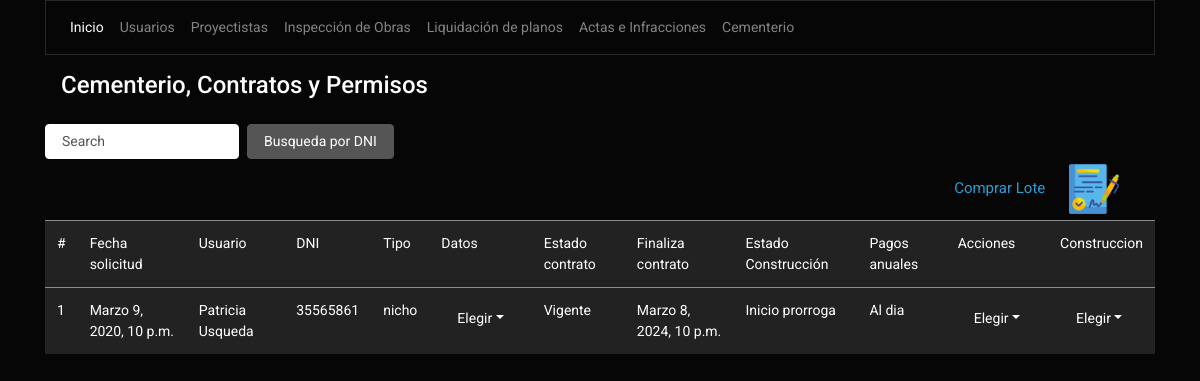
/cementerio/listar/, run on an earlier commit of the app's database.
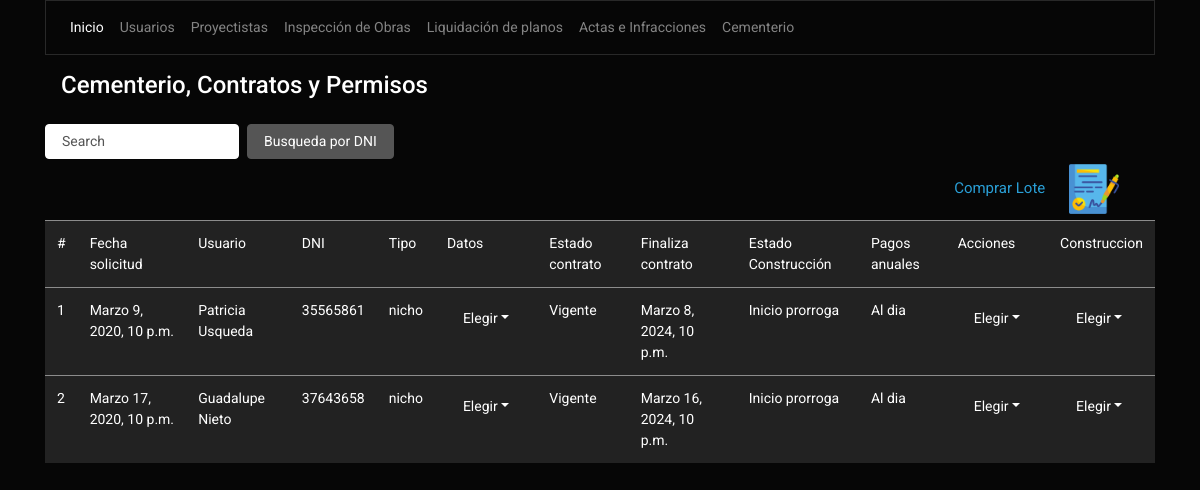
And on a later commit of the database.
### cementerio/models.py (models this page shows, shortened)
class Cementerio(models.Model):
    fecha_compra = models.DateTimeField()
    usuario = models.ForeignKey(Usuario, null=False, blank=False, on_delete=models.CASCADE)
    construccion = models.CharField(max_length=50)# Nicho, Mansuleo, Fosa
    lote = models.IntegerField()
    lote_num = models.CharField(max_length=30)
    lote_cuadro = models.CharField(max_length=30)
    dimension = models.CharField(max_length=30)
    precio_lote = models.FloatField()
    vigencia = models.IntegerField() # Años de vigencia del contrato
    caduca = models.DateTimeField(null=True, blank=True) # Fecha de vencimiento del contrato
    dias_concesion = models.IntegerField(default=30) # Dias para renovacion de contratos
    caduca_concesion = models.DateTimeField(null=True, blank=True) # Fecha de vencimiento total
    prorroga_iniciar = models.IntegerField(default=180)
    fin_prorroga_iniciar = models.DateTimeField(null=True, blank=True)
    fecha_inicio = models.DateTimeField(null=True, blank=True)  # fecha de inicio
    prorroga_trabajo = models.IntegerField(default=240) # prorroga para finalizar despues de haber sacado permiso
    fecha_final = models.DateTimeField(null=True, blank=True)  # Fin prorroga
    trabajo_final = models.NullBooleanField(default=False) # Finalizar trabajo
    trabajo_final_fecha = models.DateTimeField(null=True, blank=True) # Fecha finalizacion (antes o despues)
    deuda_anual1 = models.FloatField(default=0)
    deuda_anual2 = models.FloatField(default=0)
    deuda_anual3 = models.FloatField(default=0)
    deuda_anual4 = models.FloatField(default=0)
    deuda_total = models.FloatField(editable=False)
    abono_anual = models.FloatField() # Abono mensual
    fecha_anual1 = models.DateTimeField(null=True, blank=True) # Fecha de pago de mensualidad
    monto_anual1 = models.FloatField(default=0)
    fecha_anual2 = models.DateTimeField(null=True, blank=True) # Fecha de pago de mensualidad
    monto_anual2 = models.FloatField(default=0)
    fecha_anual3 = models.DateTimeField(null=True, blank=True) # Fecha de pago de mensualidad
    monto_anual3 = models.FloatField(default=0)
    fecha_anual4 = models.DateTimeField(null=True, blank=True) # Fecha de pago de mensualidad
    monto_anual4 = models.FloatField(default=0)
    contrato = models.ImageField(null=True,blank=True) # imagen del contrato
    metro = models.FloatField(default=0)
    precio_metro = models.FloatField(default=0)
    total = models.FloatField(editable=False)
    plano = models.NullBooleanField(default=False)

### usuario/models.py (models this page shows, shortened)
class Usuario(models.Model):
    nombre = models.CharField(max_length=50)
    dni = models.CharField(max_length=8, unique=True)
    direccion = models.CharField(max_length=50, verbose_name='dirección')
    catastro = models.CharField(max_length=50)
    tel = models.CharField(max_length=10, null=True, blank=True)

### cementerio/views.py (the view)
# urls.py: path('listar/', views.cementerio_list, name='cementerio_listar'),
def cementerio_list(request):
    cementerio = Cementerio.objects.all()
    for i in cementerio:
        i.caduca = i.fecha_compra + datetime.timedelta(days=i.vigencia*365)
        i.caduca_concesion = i.caduca + datetime.timedelta(days=i.dias_concesion)
        i.fin_prorroga_iniciar = i.fecha_compra + datetime.timedelta(days=i.prorroga_iniciar)
        if i.fecha_inicio != None:
            i.fecha_final = i.fecha_inicio + datetime.timedelta(days=i.prorroga_trabajo)
        i.fecha_anual1 = i.fecha_compra + datetime.timedelta(days=365)
        i.fecha_anual2 = i.fecha_compra + datetime.timedelta(days=365*2)
        i.fecha_anual3 = i.fecha_compra + datetime.timedelta(days=365*3)
        i.fecha_anual4 = i.fecha_compra + datetime.timedelta(days=365*4)
        if i.fecha_inicio != None:
            i.trabajo_inicio=True
        if i.trabajo_final == True:
            i.trabajo_final_fecha = datetime.datetime.now(timezone.utc)
    paginator = Paginator(cementerio, 7)
    page = request.GET.get('page')
    cementerio = paginator.get_page(page)
    contexto = {'object_list':cementerio, 'f_actual':datetime.datetime.now(timezone.utc)}
    return render(request,'cementerio/cementerio_list.html',contexto)

### templates/cementerio/cementerio_list.html (shortened to what this page needs)
{% extends 'base/base.html' %}
{% load static %}
{% block content %}
<h5 class="p-3">Cementerio, Contratos y Permisos</h5>
<form class="form-inline my-2 my-lg-0" type="get" method="POST" action="{%url 'cementerio_buscar'%}">
    <input class="form-control mr-sm-2" type="text" placeholder="Search" name="buscalo" id="busca">
    <button class="btn btn-secondary my-2 my-sm-0" type="submit" href="" id="botonBus">Busqueda por DNI</button>
</form>
    <a class="navbar-brand float-right" href="{%url 'cementerio_nuevo'%}" style="font-size:15px;">Comprar Lote
        <img class="boton-circulo ecirculo" src="{% static 'img/contrato.png' %}" style="width:50px;height:auto;">
    </a>
<table class="table table-hover">
    <thead>
    <tr class="table-light">
        <td scope="col">#</td>
        <td scope="col">Fecha solicitud</td>
        <td scope="col">Usuario</td>
        <td scope="col">DNI</td>
        <td scope="col">Tipo</td>
        <td scope="col">Datos</td>
        <td scope="col">Estado contrato</td>
        <td scope="col">Finaliza contrato</td>
        <td scope="col">Estado Construcción</td>
        <td scope="col">Pagos anuales</td>
        <td scope="col">Acciones</td>
        <td scope="col">Construccion</td>
    </tr>
    </thead>
    <tbody>
            {% if object_list%}
            {%for cementerio in object_list%}
                {% if f_actual < cementerio.caduca %}
            <tr class="table-light">
                {% elif f_actual > cementerio.fecha_anual1 and cementerio.monto_anual1 == 0 and cementerio.vigencia == 1 or f_actual > cementerio.fecha_anual2 and cementerio.monto_anual2 == 0 and cementerio.vigencia <= 2 or f_actual > cementerio.fecha_anual3 and cementerio.monto_anual3 == 0 and cementerio.vigencia <= 3 or f_actual > cementerio.fecha_anual4 and cementerio.monto_anual4 == 0 and cementerio.vigencia <= 4 %}
            <tr class="table-warning">
                {% elif f_actual > cementerio.caduca and f_actual < cementerio.caduca_concesion %}
            <tr class="table-warning">
                {% elif f_actual > cementerio.caduca and f_actual > cementerio.caduca_concesion %}
            <tr class="table-danger">
                {% elif cementerio.monto_anual1 > 0 and cementerio.vigencia == 1 or cementerio.monto_anual2 > 0 and cementerio.vigencia == 2 or cementerio.monto_anual3 > 0 and cementerio.vigencia == 3 or cementerio.monto_anual4 > 0 and cementerio.vigencia == 4%}
            <tr class="table-success">
                {% endif %}
                <td>{{ cementerio.id}}
                </td>
                <td>{{cementerio.fecha_compra}}</td>
                <td>{{cementerio.usuario.nombre}}</td>
                <td>{{cementerio.usuario.dni}}</td>
                <td>{{cementerio.construccion}}</td>
               <td>
                    <ul class="nav nav-pills">
                        <li class="nav-item dropdown">
                            <a class="nav-link dropdown-toggle" data-toggle="dropdown" href="#" role="button" aria-haspopup="true" aria-expanded="false">Elegir</a>
                        </li>
                    </ul>
                </td>
                {% if f_actual < cementerio.caduca %}
                <td>Vigente</td>
                {% elif f_actual > cementerio.caduca and f_actual < cementerio.caduca_concesion %}
                <td>Concesion 30 dias</td>
                {% elif f_actual > cementerio.caduca and f_actual > cementerio.caduca_concesion %}
                <td>Vencido</td>
                {% endif %}
                <td>{{cementerio.caduca}}</td>
                {% if f_actual < cementerio.fin_prorroga_iniciar %}
                <td>Inicio prorroga</td>
                {% elif f_actual > cementerio.fecha_final and cementerio.fecha_inicio == None %}
                <td>Caduca conceción</td>
                {% elif cementerio.fecha_inicio != None and  cementerio.trabajo_final == False %}
                <td>Inicio de trabajo</td>
                {% elif f_actual > prorroga_trabajo and cementerio.trabajo_final == False%}
                <td>Fin de prorroga construcción</td>
                {% elif cementerio.trabajo_final == True %}
                <td>Fin de construcción</td>
                {% endif %}
                {% if monto_anual1 <= 0 and  fecha_anual1 > f_actual %}
                <td>Deuda pago 1</td>
                {% elif monto_anual2 <= 0 and  fecha_anual2 > f_actual %}
                <td>Deuda pago 2</td>
                {% elif monto_anual3 <= 0 and  fecha_anual3 > f_actual %}
                <td>Deuda pago 3</td>
                {% elif monto_anual4 <= 0 and  fecha_anual2 > f_actual %}
                <td>Deuda pago 4</td>
                {% else %}
                <td>Al dia</td>
                {% endif %}
                <td>
                    <ul class="nav nav-pills">
                        <li class="nav-item dropdown">
                            <a class="nav-link dropdown-toggle" data-toggle="dropdown" href="#" role="button" aria-haspopup="true" aria-expanded="false">Elegir</a>
                        </li>
                    </ul>
                </td>
                <td>
                    <ul class="nav nav-pills">
                        <li class="nav-item dropdown">
                            <a class="nav-link dropdown-toggle" data-toggle="dropdown" href="#" role="button" aria-haspopup="true" aria-expanded="false">Elegir</a>
                        </li>
                    </ul>
                </td>
        </tr>
        {%endfor%}
        {% else %}
        <div class="alert alert-dismissible alert-success">
          <button type="button" class="close" data-dismiss="alert">&times;</button>
          <strong>Ups! </strong>tú registro esta vacio, <a href="{% url 'cementerio_nuevo' %}" class="alert-link">ingresa uno</a>.
        </div>
        {%endif%}
    </tbody>
</table>
{% endblock%}

### templates/base/base.html (shortened to what this page needs)
<!DOCTYPE html>
<html lang="es">
<head>
	{% load static %}
	{% block static %}
	<link rel="stylesheet" href="{% static 'css/bootstrap.min.css' %}">
    <link rel="stylesheet" href="{% static 'css/submenu.css' %}">
	<link rel="stylesheet" href="{% static 'css/estilos.css' %}">
    <link href="https://cdn.jsdelivr.net/npm/select2@4.0.13/dist/css/select2.min.css" rel="stylesheet" />
	{% endblock %}
</head>
{%block body%}
<body>
	<div class="container">
		{% block navbar %}
            <nav class="navbar navbar-expand-lg navbar-dark bg-dark">
            <div class="collapse navbar-collapse" id="navbarsExample03">
              <ul class="navbar-nav mr-auto">
                <li class="nav-item active">
                  <a class="nav-link" href="{%url 'index'%}">Inicio<span class="sr-only">(current)</span></a>
                </li>
                <li class="nav-item">
                  <a class="nav-link" href="{%url 'usuario_listar'%}"  aria-expanded="false">Usuarios</a>
                </li>
                  <li class="nav-item">
                  <a class="nav-link" href="{%url 'proyectista_listar'%}"  aria-expanded="false">Proyectistas</a>
                </li>
                  <li class="nav-item">
                  <a class="nav-link" href="{%url 'obra_listar'%}" aria-expanded="false">Inspección de Obras</a>
                </li>
                   <li class="nav-item">
                  <a class="nav-link" href="{%url 'plano_listar'%}" aria-expanded="false">Liquidación de planos</a>
                   </li>
                  <li class="nav-item">
                  <a class="nav-link" href="{%url 'notifica_listar'%}" aria-expanded="false">Actas e Infracciones</a>
                </li>
                  <li class="nav-item">
                  <a class="nav-link" href="{%url 'cementerio_listar'%}" aria-expanded="false">Cementerio</a>
                </li>
              </ul>
            </div>
          </nav>
		{% endblock %}
		{% block content %}
		{% endblock %}
	</div>
 </body>
{% endblock %}
</html>

### static/css/estilos.css (style rules this page uses)
.boton-circulo { width: 120px; margin-left:20px; margin-right:20px; }

What changed in the data, as far as the page shows it:
added Cementerio: id "2", fecha_compra "Marzo 17, 2020, 10 p.m.", usuario.nombre "Guadalupe Nieto", usuario.dni "37643658", construccion "nicho", shows "Vigente", caduca "Marzo 16, 2024, 10 p.m.", shows "Inicio prorroga"
